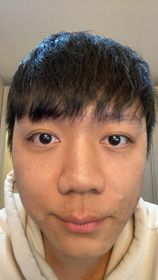
#> input picture Image filters and Point Location/swh_face1.jpg, 158 x 280 px
$ python '4_ImageSearch1(1).py'
#> lines starting #> are read from the running program, lines starting #| are printed output that depends on the picture
# -*- coding: utf-8 -*-
"""
Searching for a target with a kernel.
Create a kernel by cropping an image.
Use correlation to search image for good matches.
"""

import numpy as np
from scipy import misc,ndimage
import matplotlib.pyplot as plt
from skimage import io,color
from skimage.transform import downscale_local_mean

# Load image as grey-scale and convert to type float
face_im_full = color.rgb2gray(io.imread('swh_face1.jpg')).astype(np.float32)
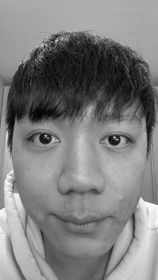
#> face_im_full: shape (280, 158) float32; min 0, max 1, mean 0.498

# Downscale image for speed
face_im=downscale_local_mean(face_im_full,(1,1))


# Target centre
#p=[125, 125] # Right eye
p=[79, 180] # Nose tip
#p=[162, 162] # Right mouth corner

plt.imshow(face_im, cmap=plt.cm.gray)
plt.plot(p[0],p[1],"o",color="yellow")
plt.axis('off')   # Don't display image axes
plt.title("Original Face Image")
plt.show()
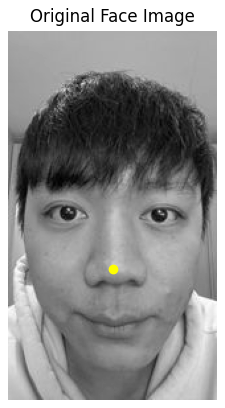
#> figure drawn by matplotlib, 1 panel

# Half-width of region to crop
# w=17
w=30

# Crop patch.
# Note use (y,x) because image represented as matrix
patch=face_im[p[1]-w:p[1]+w,p[0]-w:p[0]+w]

# Remove mean value
patch=patch-patch.mean()
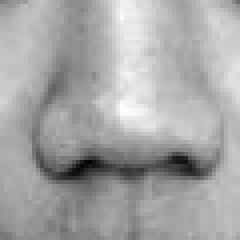
#> patch: shape (60, 60) float32 (shown 4 times larger); min -0.392, max 0.209, mean 4.03e-08; drawn with min black and max white

plt.imshow(patch,cmap=plt.cm.gray)
plt.axis('off')   # Don't display image axes
plt.title("Patch")
plt.show()

# Load image as grey-scale and convert to type float
face_im2_full = color.rgb2gray(io.imread('swh_face2.jpg')).astype(np.float32)
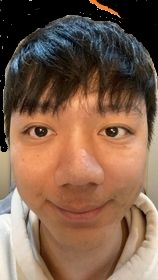
#> input picture Image filters and Point Location/swh_face2.jpg, 158 x 280 px
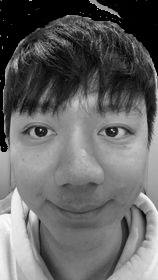
#> face_im2_full: shape (280, 158) float32; min 0, max 0.995, mean 0.396

# Downscale image for speed
face_im2=downscale_local_mean(face_im2_full,(1,1))

result=ndimage.correlate(face_im2,patch)
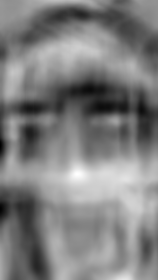
#> result: shape (280, 158) float32; min -33.16, max 24.6, mean -4.3; drawn with min black and max white

# Find the position of the peak (maximum)
# np.argmax() returns index as single integer
# np.unravel_index converts that into the (i,j) position
max_p=np.unravel_index(np.argmax(result, axis=None), result.shape)
#> max_p = (174, 77)
print("Max response at ",max_p)
#| Max response at  (174, 77)

fig2 = plt.figure(figsize = (12,12)) # Create a large figure
ax = fig2.add_subplot(1,2,1)
ax.imshow(face_im2, cmap=plt.cm.gray)
ax.plot(max_p[1],max_p[0],"x",color="red")
ax.set_title("Original Image")
ax.axis('off')
ax = fig2.add_subplot(1,2,2)
ax.imshow(result, cmap=plt.cm.gray)
ax.plot(max_p[1],max_p[0],"x",color="red")
ax.set_title("Response")
ax.axis('off')
plt.show()
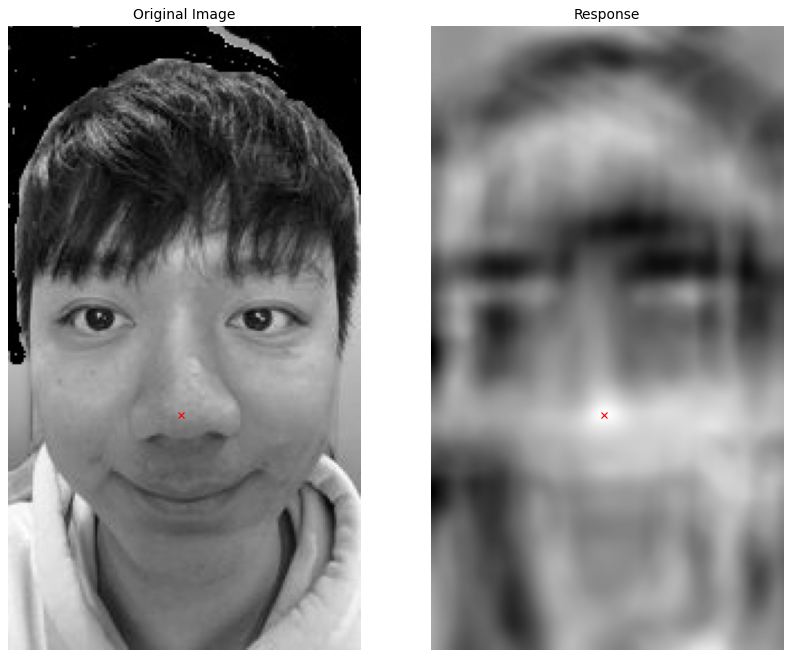
#> figure drawn by matplotlib, 2 panels
